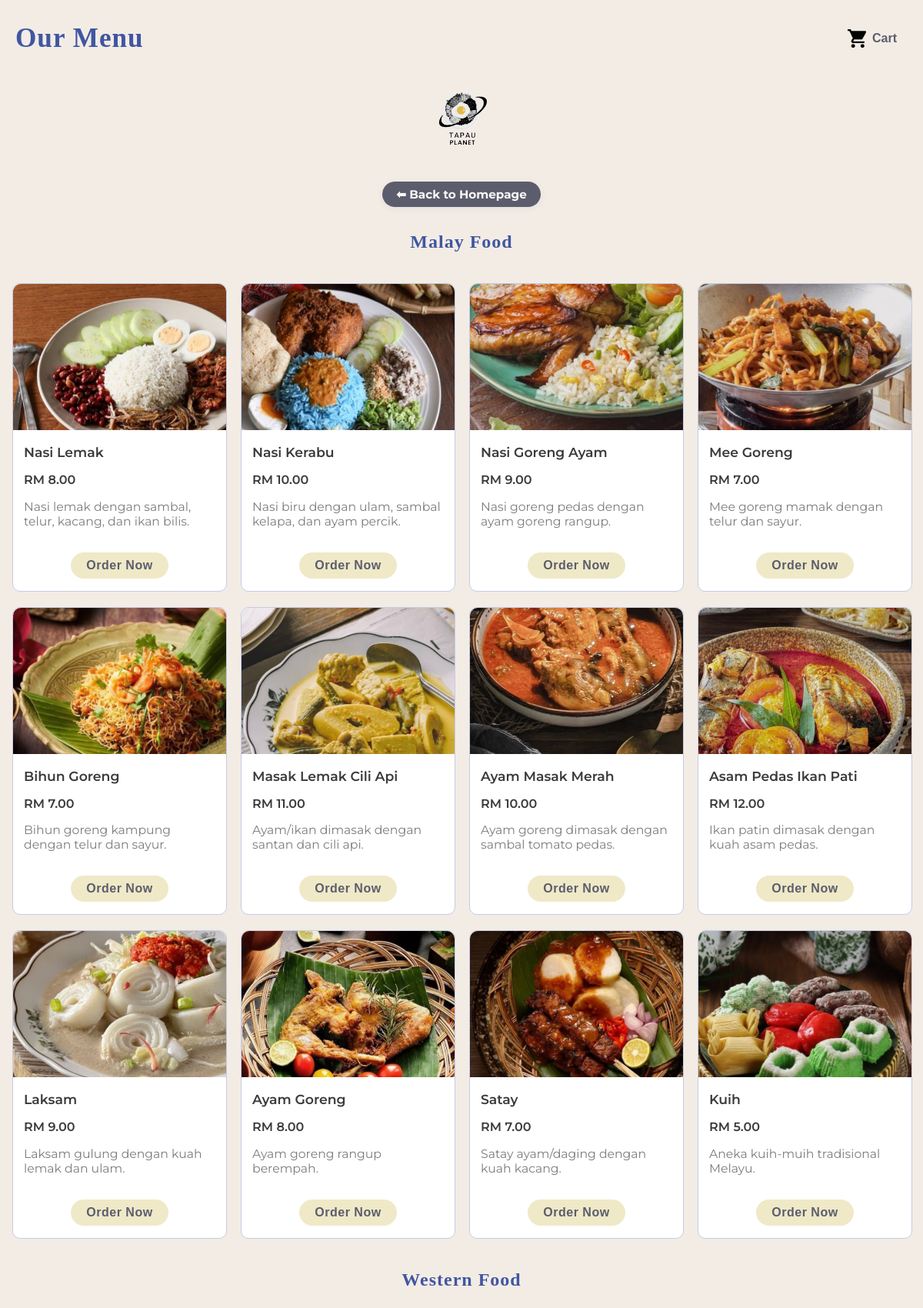
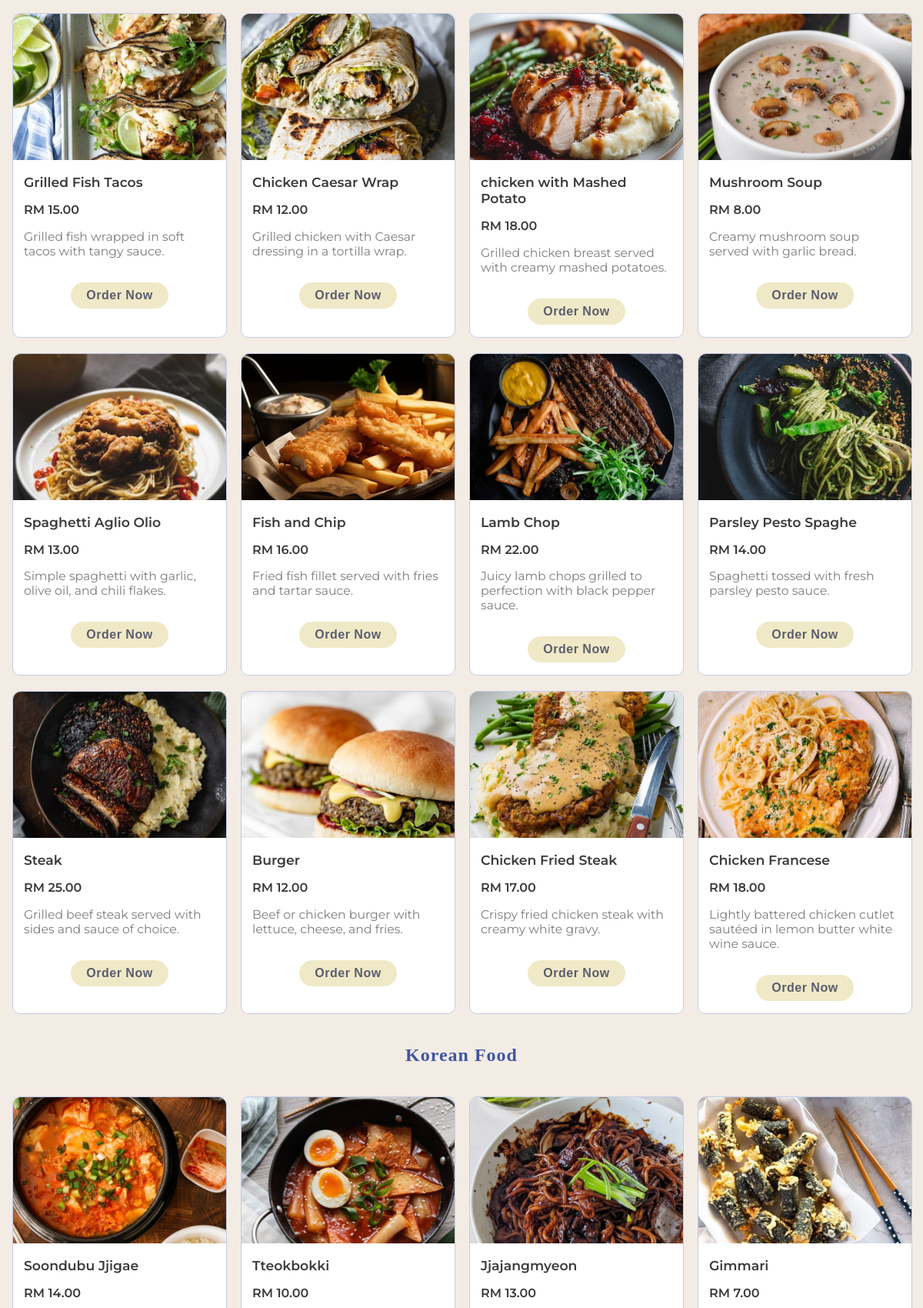
Screenshot of /menu.php?menuId=1&menuName=Nasi+Lemak&menuPrice=8&menuPic=nasi_lemak.jpg (upper part) with the database file from the repository (2 pictures, top to bottom).
### tables this page shows
CREATE TABLE `menu` (
  `menuId` int(10) NOT NULL,
  `menuName` varchar(100) NOT NULL,
  `menuPrice` decimal(10,0) NOT NULL,
  `menuPic` varchar(255) NOT NULL,
  `categoryId` int(11) NOT NULL,
  `menuDesc` text DEFAULT NULL,
  `salesCount` int(11) DEFAULT 0,
  `userId` int(11) DEFAULT NULL
);

### menu.php (the view, shortened to what this page needs)
<?php
include 'connection.php';
function displayMenuSection($conn, $categoryId, $limit = null, $sectionTitle) {
    if ($limit === null) {
        $sql = "SELECT menuId, menuName, menuPrice, menuDesc, menuPic FROM menu WHERE categoryId = ?";
        $stmt = $conn->prepare($sql);
        $stmt->bind_param("i", $categoryId);
    } else {
        $sql = "SELECT menuId, menuName, menuPrice, menuDesc, menuPic FROM menu WHERE categoryId = ? LIMIT " . intval($limit);
        $stmt = $conn->prepare($sql);
        $stmt->bind_param("i", $categoryId);
    }
    $stmt->execute();
    $result = $stmt->get_result();
    echo "<h2>$sectionTitle</h2>";
    echo '<div class="menu-container">';
    if ($result && $result->num_rows > 0) {
        while ($row = $result->fetch_assoc()) {
            $menuName = htmlspecialchars($row['menuName']);
            $menuPrice = number_format($row['menuPrice'], 2);
            $menuDesc = htmlspecialchars($row['menuDesc']);
            $menuPic = htmlspecialchars($row['menuPic']);
            echo "
            <div class=\"food-menu-box\">
                <div class=\"food-menu-img\">
                    <img src=\"images/{$menuPic}\" alt=\"{$menuName}\" class=\"img-responsive img-curve\">
                </div>
                <div class=\"food-menu-desc\">
                    <h4>{$menuName}</h4>
                    <p class=\"food-price\">RM {$menuPrice}</p>
                    <p class=\"food-detail\">{$menuDesc}</p>
                    <br>
                    <button class=\"btn btn-primary\" onclick=\"openModal('{$menuName}', 'RM {$menuPrice}', 'images/{$menuPic}', {$row['menuId']})\">Order Now</button>
                </div>
            </div>";
        }
    } else {
        echo "<div class='error'>No $sectionTitle available.</div>";
    }
    echo '</div>';
}
?>
<!DOCTYPE html>
<html>
<head>
    <link rel="stylesheet" href="css/menu.css">
</head>
<body>
<div class="menu-title-bar">
    <h1>Our Menu</h1>
    <button class="cart-link" onclick="openCartOptionModal()">
        <img src="images/cart.png" alt="Cart" class="cart-icon">
        <span class="cart-text">Cart</span>
    </button>
</div>
<div class="menu-header">
    <img src="images/CSC264 LOGO 1.png" alt="CSC264 Logo">
    <br>
    <a href="index.php" class="back-btn">⬅ Back to Homepage</a>
</div>
<?php
displayMenuSection($conn, 1, null, "Malay Food");
displayMenuSection($conn, 2, null, "Western Food");
displayMenuSection($conn, 3, null, "Korean Food");
?>
</body>
</html>

### css/menu.css (style rules this page uses)
body { font-family: 'Montserrat', sans-serif; background: #F3ECE5; margin: 0; padding: 0; color: #4056A1; }
h1, h2 { text-align: center; font-family: 'Playfair Display', 'Cormorant Garamond', Georgia, serif; color: #4056A1; margin-top: 32px; font-weight: 600; letter-spacing: 1px; }
.menu-container { display: grid; grid-template-columns: repeat(6, 1fr); gap: 20px; justify-content: center; margin: 40px auto; max-width: 1400px; padding: 0 16px; }
.food-menu-box { background: #fff; border-radius: 10px; border: 1.5px solid #C5CBE3; transition: border 0.2s; width: 100%; margin: 0; padding: 0; }
.food-menu-img { width: 100%; height: 190px; overflow: hidden; background: #C5CBE3; display: flex; align-items: center; justify-content: center; border-radius: 10px 10px 0 0; }
.food-menu-img img { width: 100%; height: 100%; object-fit: cover; border: none; }
.food-menu-desc { padding: 18px 14px 16px 14px; }
.food-menu-desc h4 { margin: 0 0 8px 0; color: #3B3B3B; font-size: 1.08em; font-weight: 600; }
.food-price { color: #3B3B3B; font-size: 1em; font-weight: 600; margin-bottom: 6px; }
.food-detail { color: #666; font-size: 0.98em; margin-bottom: 12px; opacity: 0.85; }
.btn.btn-primary { display: block; background: #EFE9C7; color: #5B5D6D; padding: 8px 20px; border-radius: 20px; text-decoration: none; font-weight: 700; font-size: 1em; border: none; box-shadow: none; transition: background 0.2s; letter-spacing: 0.5px; margin: 0 auto; text-align: center; width: fit-content; }
.menu-header { text-align: center; margin-bottom: 15px; }
.menu-header img { height: 140px; max-width: 220px; width: auto; display: inline-block; }
.menu-header .back-btn { display: inline-block; margin: 12px auto 0 auto; padding: 7px 18px; background: #5B5D6D; border: none; border-radius: 20px; color: #FAF8F5; font-weight: 700; font-size: 0.95rem; text-decoration: none; box-shadow: 0 2px 8px rgba(60,72,120,0.08); transition: background 0.2s; text-align: center; }
@media (max-width: 1400px) { .menu-container { grid-template-columns: repeat(4, 1fr); } }
.menu-title-bar { display: flex; justify-content: space-between; align-items: center; max-width: 1400px; margin: 30px auto 10px auto; padding: 0 20px; }
.menu-title-bar h1 { margin: 0; font-size: 2.2rem; font-family: 'Playfair Display', 'Cormorant Garamond', serif; color: #4056A1; }
.cart-link { display: flex; align-items: center; background-color: #EFE9C7; padding: 8px 14px; border-radius: 20px; text-decoration: none; transition: background 0.2s ease; }
.cart-icon { width: 24px; height: 24px; margin-right: 8px; }
.cart-text { font-weight: 600; color: #5B5D6D; font-size: 1rem; }

### menu.php (style rules this page uses)
.cart-link { background: none; border: none; cursor: pointer; display: flex; align-items: center; font-size: 1rem; color: inherit; }
.btn-primary { background-color: #ff6b81; color: white; padding: 10px 20px; border: none; border-radius: 5px; cursor: pointer; }

### rows the page displays
menu: menuPic (picture), menuName "Nasi Lemak", menuPrice "8.00", menuDesc "Nasi lemak dengan sambal, telur, kacang, dan ikan bilis."
menu: menuPic (picture), menuName "Nasi Kerabu", menuPrice "10.00", menuDesc "Nasi biru dengan ulam, sambal kelapa, dan ayam percik."
menu: menuPic (picture), menuName "Nasi Goreng Ayam", menuPrice "9.00", menuDesc "Nasi goreng pedas dengan ayam goreng rangup."
menu: menuPic (picture), menuName "Mee Goreng", menuPrice "7.00", menuDesc "Mee goreng mamak dengan telur dan sayur."
menu: menuPic (picture), menuName "Bihun Goreng", menuPrice "7.00", menuDesc "Bihun goreng kampung dengan telur dan sayur."
menu: menuPic (picture), menuName "Masak Lemak Cili Api", menuPrice "11.00", menuDesc "Ayam/ikan dimasak dengan santan dan cili api."
menu: menuPic (picture), menuName "Ayam Masak Merah", menuPrice "10.00", menuDesc "Ayam goreng dimasak dengan sambal tomato pedas."
menu: menuPic (picture), menuName "Asam Pedas Ikan Pati", menuPrice "12.00", menuDesc "Ikan patin dimasak dengan kuah asam pedas."
menu: menuPic (picture), menuName "Laksam", menuPrice "9.00", menuDesc "Laksam gulung dengan kuah lemak dan ulam."
menu: menuPic (picture), menuName "Ayam Goreng", menuPrice "8.00", menuDesc "Ayam goreng rangup berempah."
menu: menuPic (picture), menuName "Satay", menuPrice "7.00", menuDesc "Satay ayam/daging dengan kuah kacang."
menu: menuPic (picture), menuName "Kuih", menuPrice "5.00", menuDesc "Aneka kuih-muih tradisional Melayu."
menu: menuPic (picture), menuName "Grilled Fish Tacos", menuPrice "15.00", menuDesc "Grilled fish wrapped in soft tacos with tangy sauce."
menu: menuPic (picture), menuName "Chicken Caesar Wrap", menuPrice "12.00", menuDesc "Grilled chicken with Caesar dressing in a tortilla wrap."
menu: menuPic (picture), menuName "chicken with Mashed Potato", menuPrice "18.00", menuDesc "Grilled chicken breast served with creamy mashed potatoes."
menu: menuPic (picture), menuName "Mushroom Soup", menuPrice "8.00", menuDesc "Creamy mushroom soup served with garlic bread."
menu: menuPic (picture), menuName "Spaghetti Aglio Olio", menuPrice "13.00", menuDesc "Simple spaghetti with garlic, olive oil, and chili flakes."
menu: menuPic (picture), menuName "Fish and Chip", menuPrice "16.00", menuDesc "Fried fish fillet served with fries and tartar sauce."
menu: menuPic (picture), menuName "Lamb Chop", menuPrice "22.00", menuDesc "Juicy lamb chops grilled to perfection with black pepper sauce."
menu: menuPic (picture), menuName "Parsley Pesto Spaghe", menuPrice "14.00", menuDesc "Spaghetti tossed with fresh parsley pesto sauce."
menu: menuPic (picture), menuName "Steak", menuPrice "25.00", menuDesc "Grilled beef steak served with sides and sauce of choice."
menu: menuPic (picture), menuName "Burger", menuPrice "12.00", menuDesc "Beef or chicken burger with lettuce, cheese, and fries."
menu: menuPic (picture), menuName "Chicken Fried Steak", menuPrice "17.00", menuDesc "Crispy fried chicken steak with creamy white gravy."
menu: menuPic (picture), menuName "Chicken Francese", menuPrice "18.00", menuDesc "Lightly battered chicken cutlet sautéed in lemon butter white wine sauce."
menu: shows a picture, menuName "Soondubu Jjigae", menuPrice "14.00"
menu: menuPic (picture), menuName "Tteokbokki", menuPrice "10.00"
menu: menuPic (picture), menuName "Jjajangmyeon", menuPrice "13.00"
menu: menuPic (picture), menuName "Gimmari", menuPrice "7.00"

### other values shown
$sectionTitle "Malay Food Western Food Korean Food"
